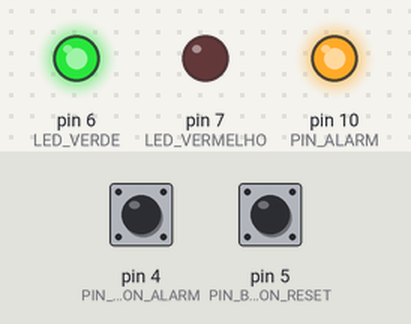
Recording of a sketch running on a simulated Arduino Uno, built with avr-gcc and run on an emulated ATmega328P. Shown: output pins drawn as LEDs (lit = HIGH). Dashed ring = blinking. The test bench sets the inputs (shaded band); at power-on: pin 4 (PIN_BUTTON_ALARM) HIGH, pin 5 (PIN_BUTTON_RESET) HIGH. What the sketch prints to the serial monitor is not drawn.

Above: at 5.2 s.
5.3 s: pin 4 (PIN_BUTTON_ALARM) pulled LOW for 1 s
At 6.8 s:
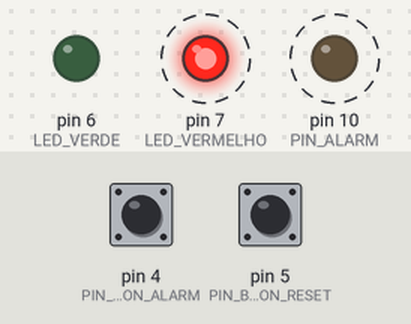
9.3 s: pin 5 (PIN_BUTTON_RESET) pulled LOW for 1 s
At 11.1 s:
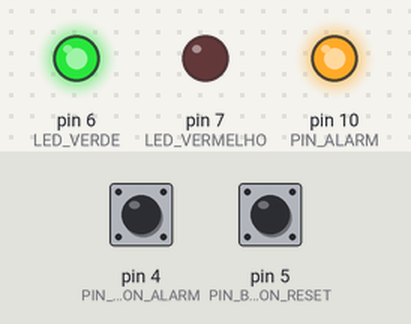
11.8 s: pin 4 (PIN_BUTTON_ALARM) pulled LOW for 3.2 s
At 14.9 s:
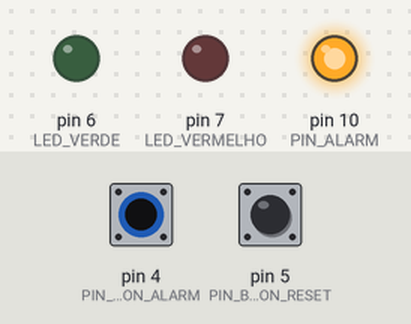
18.0 s: pin 5 (PIN_BUTTON_RESET) pulled LOW for 3.2 s
At 20.6 s:
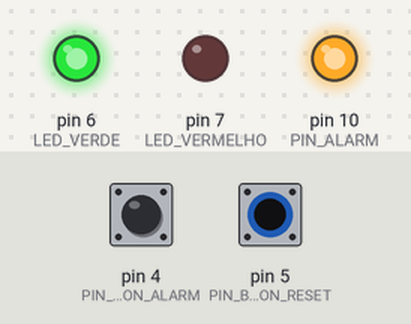
Timing chart, 0 to 22.1 s (numbered marks = the images above; inputs shaded):
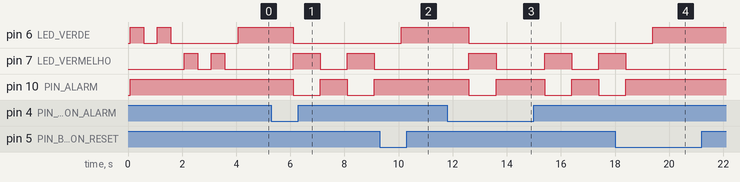

Measured:
- after the input at 5.3 s, pin 6 (LED_VERDE): HIGH → LOW after 0.80 s; pin 7 (LED_VERMELHO), pin 10 (PIN_ALARM): alternates HIGH for 1.0 s and LOW for 1.0 s, starting after 0.80 s
- after the input at 9.3 s, pin 6 (LED_VERDE): LOW → HIGH after 0.80 s; pin 7 (LED_VERMELHO): stays LOW (without the input it goes to HIGH after 0.80 s); pin 10 (PIN_ALARM): stays HIGH (without the input it goes to LOW after 0.80 s)
- after the input at 11.8 s, pin 6 (LED_VERDE): HIGH → LOW after 0.80 s; pin 7 (LED_VERMELHO): goes HIGH 1.0 s, LOW 1.8 s, HIGH 1.0 s, LOW 1.0 s, then HIGH, starting after 0.80 s; pin 10 (PIN_ALARM): goes LOW 1.0 s, HIGH 1.8 s, LOW 1.0 s, HIGH 1.0 s, then LOW, starting after 0.80 s
- after the input at 18.0 s, pin 6 (LED_VERDE): LOW → HIGH after 1.4 s; pin 7 (LED_VERMELHO): goes on until 18.4 s, then stays LOW; pin 10 (PIN_ALARM): goes on until 18.4 s, then stays HIGH

The sketch:

WC_Def.ino
```cpp
/***************
  Projeto: Botão de pânico WC Deficientes
  Autor: Victor Correia
  Versao 1.0
  Git: https://github.com/SlideSplash/WC_def.git
  Data: 13/08/2021

***************/

#define PIN_ALARM 10
#define PIN_BUTTON_ALARM 4
#define PIN_BUTTON_RESET 5
#define LED_VERDE 6
#define LED_VERMELHO 7

bool flag = 0;

void setup() {
  Serial.begin(9600);
  Serial.println("Projeto: Botão de pânico WC Deficientes");
  Serial.println("Autor: Victor Correia");
  Serial.println("Versao 1.0");
  Serial.println("Git: https://github.com/SlideSplash/WC_def.git");
  Serial.println("Data: 13/08/2021");

  pinMode(PIN_ALARM, OUTPUT);
  digitalWrite(PIN_ALARM, HIGH);
  pinMode(LED_VERDE, OUTPUT);
  digitalWrite(LED_VERDE, LOW);
  pinMode(LED_VERMELHO, OUTPUT);
  digitalWrite(LED_VERMELHO, LOW);
  pinMode(PIN_BUTTON_ALARM, INPUT);
  digitalWrite(PIN_BUTTON_ALARM, HIGH);
  pinMode(PIN_BUTTON_RESET, INPUT);
  digitalWrite(PIN_BUTTON_RESET, HIGH);
  test_leds();
  digitalWrite(LED_VERDE, HIGH);
}

void test_leds(){
  digitalWrite(LED_VERDE, HIGH);
  delay(500);
  digitalWrite(LED_VERDE, LOW);
  delay(500);
  digitalWrite(LED_VERDE, HIGH);
  delay(500);
  digitalWrite(LED_VERDE, LOW);
  delay(500);
  digitalWrite(LED_VERMELHO, HIGH);
  delay(500);
  digitalWrite(LED_VERMELHO, LOW);
  delay(500);
  digitalWrite(LED_VERMELHO, HIGH);
  delay(500);
  digitalWrite(LED_VERMELHO, LOW);
  delay(500);;
}

void Alarm(){
  digitalWrite(LED_VERDE, LOW);
  digitalWrite(PIN_ALARM, LOW);
  digitalWrite(LED_VERMELHO, HIGH);
  delay(1000);
  digitalWrite(PIN_ALARM, HIGH);
  digitalWrite(LED_VERMELHO, LOW);
  delay(1000);
}
void loop() {
  if(digitalRead(PIN_BUTTON_ALARM) == 0){
    delay(800);
    if(digitalRead(PIN_BUTTON_ALARM) == 0){
      flag = 1;
    }
  }
  if(digitalRead(PIN_BUTTON_RESET) == 0){
    flag = 0;
    digitalWrite(LED_VERMELHO, LOW);
    digitalWrite(LED_VERDE, HIGH);
  }
  if(flag == 1){
    Alarm();
  }

}
```
